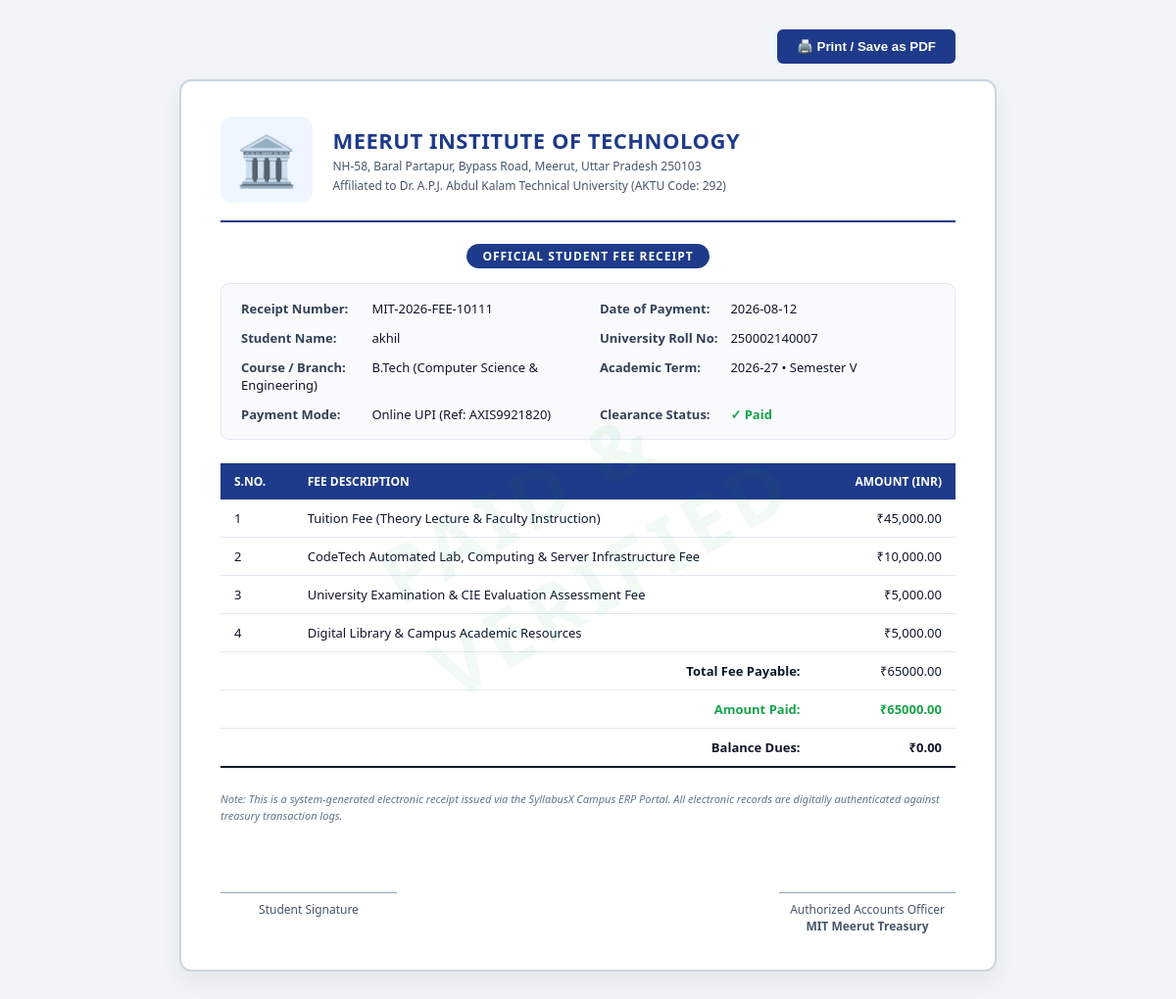
The page /student/fees/1/receipt (signed in) on the database its author committed.
### tables this page shows
CREATE TABLE student_fees (
    id INTEGER PRIMARY KEY AUTOINCREMENT,
    student_id INTEGER,
    semester TEXT NOT NULL,
    academic_year TEXT DEFAULT '2026-27',
    total_amount REAL NOT NULL,
    paid_amount REAL NOT NULL,
    due_amount REAL DEFAULT 0,
    status TEXT DEFAULT 'Paid',
    receipt_number TEXT UNIQUE,
    payment_date TEXT,
    payment_mode TEXT DEFAULT 'Online (UPI / NetBanking)',
    created_at TIMESTAMP DEFAULT CURRENT_TIMESTAMP
);

CREATE TABLE students (
            id INTEGER PRIMARY KEY AUTOINCREMENT,
            name TEXT NOT NULL,
            roll_number TEXT NOT NULL UNIQUE,
            email TEXT NOT NULL UNIQUE,
            password_hash TEXT NOT NULL,
            created_at TEXT NOT NULL,
            last_login TEXT,
            status TEXT NOT NULL DEFAULT 'active'
        , mobile_number TEXT, email_verified INTEGER DEFAULT 0, mobile_verified INTEGER DEFAULT 0, aadhar_number TEXT, uidai_status TEXT DEFAULT 'verified', aadhar_card_file TEXT, face_photo TEXT, face_embedding TEXT);

### app.py (the view)
@app.route("/student/fees/<int:fee_id>/receipt")
@student_login_required
def student_fee_receipt(fee_id):
    student_id = session["student_id"]
    connection = get_db_connection()
    fee = connection.execute("""
        SELECT student_fees.*, students.name, students.roll_number, students.email
        FROM student_fees
        JOIN students ON student_fees.student_id = students.id
        WHERE student_fees.id = ? AND student_fees.student_id = ?
    """, (fee_id, student_id)).fetchone()
    connection.close()
    if not fee:
        flash("Fee receipt record not found.", "error")
        return redirect(url_for("student_fees"))
    return render_template("fee_receipt.html", fee=fee)

### app.py (called while the page is built)
@app.after_request
def add_security_headers(response):
    response.headers['X-Content-Type-Options'] = 'nosniff'
    response.headers['X-Frame-Options'] = 'SAMEORIGIN'
    response.headers['X-XSS-Protection'] = '1; mode=block'
    response.headers['Referrer-Policy'] = 'strict-origin-when-cross-origin'
    return response

def get_db_connection():
    database_url = os.environ.get("DATABASE_URL", "")
    if database_url and _PSYCOPG2_AVAILABLE:
        pg_conn = psycopg2.connect(database_url)
        return _PGConnectionWrapper(pg_conn)
    os.makedirs(DATABASE_DIR, exist_ok=True)
    connection = sqlite3.connect(
        DATABASE_PATH,
        timeout=30,
        check_same_thread=False
    )
    connection.row_factory = sqlite3.Row
    connection.execute("PRAGMA busy_timeout = 30000")
    connection.execute("PRAGMA foreign_keys = ON")
    return connection

def student_login_required(function):
    @wraps(function)
    def decorated_function(*args, **kwargs):
        if "student_id" not in session or session.get("role") != "student":
            flash("Please login to the Student Portal first.", "error")
            return redirect(url_for("login", tab="student"))
        return function(*args, **kwargs)
    return decorated_function

### templates/fee_receipt.html (shortened to what this page needs)
<!DOCTYPE html>
<html lang="en">
<head>
</head>
<body>
    <div style="max-width: 750px; margin: 0 auto; text-align: right;">
        <button class="print-btn" onclick="window.print()">🖨️ Print / Save as PDF</button>
    </div>
    <div class="receipt-card">
        <div class="receipt-watermark">PAID &amp; VERIFIED</div>
        <div class="header">
            <div class="crest">🏛️</div>
            <div class="title">
                <h1>Meerut Institute of Technology</h1>
                <p>NH-58, Baral Partapur, Bypass Road, Meerut, Uttar Pradesh 250103</p>
                <p>Affiliated to Dr. A.P.J. Abdul Kalam Technical University (AKTU Code: 292)</p>
            </div>
        </div>
        <div style="text-align: center; margin-bottom: 18px;">
            <span style="background: #1e3a8a; color: white; padding: 4px 16px; border-radius: 20px; font-size: 12px; font-weight: 800; letter-spacing: 1px;">
                OFFICIAL STUDENT FEE RECEIPT
            </span>
        </div>
        <div class="meta-grid">
            <div class="meta-item"><strong>Receipt Number:</strong> {{ fee.receipt_number }}</div>
            <div class="meta-item"><strong>Date of Payment:</strong> {{ fee.payment_date }}</div>
            <div class="meta-item"><strong>Student Name:</strong> {{ fee.name }}</div>
            <div class="meta-item"><strong>University Roll No:</strong> {{ fee.roll_number }}</div>
            <div class="meta-item"><strong>Course / Branch:</strong> B.Tech (Computer Science &amp; Engineering)</div>
            <div class="meta-item"><strong>Academic Term:</strong> {{ fee.academic_year }} • {{ fee.semester }}</div>
            <div class="meta-item"><strong>Payment Mode:</strong> {{ fee.payment_mode }}</div>
            <div class="meta-item"><strong>Clearance Status:</strong> <span style="color: #16a34a; font-weight: 800;">✓ {{ fee.status }}</span></div>
        </div>
        <table class="fee-table">
            <thead>
                <tr>
                    <th>S.No.</th>
                    <th>Fee Description</th>
                    <th style="text-align: right;">Amount (INR)</th>
                </tr>
            </thead>
            <tbody>
                <tr>
                    <td>1</td>
                    <td>Tuition Fee (Theory Lecture &amp; Faculty Instruction)</td>
                    <td style="text-align: right;">₹45,000.00</td>
                </tr>
                <tr>
                    <td>2</td>
                    <td>CodeTech Automated Lab, Computing &amp; Server Infrastructure Fee</td>
                    <td style="text-align: right;">₹10,000.00</td>
                </tr>
                <tr>
                    <td>3</td>
                    <td>University Examination &amp; CIE Evaluation Assessment Fee</td>
                    <td style="text-align: right;">₹5,000.00</td>
                </tr>
                <tr>
                    <td>4</td>
                    <td>Digital Library &amp; Campus Academic Resources</td>
                    <td style="text-align: right;">₹5,000.00</td>
                </tr>
                <tr>
                    <td colspan="2" style="text-align: right;"><strong>Total Fee Payable:</strong></td>
                    <td style="text-align: right;">₹{{ "%.2f"|format(fee.total_amount) }}</td>
                </tr>
                <tr>
                    <td colspan="2" style="text-align: right; color: #16a34a;"><strong>Amount Paid:</strong></td>
                    <td style="text-align: right; color: #16a34a; font-weight: 800;">₹{{ "%.2f"|format(fee.paid_amount) }}</td>
                </tr>
                <tr>
                    <td colspan="2" style="text-align: right;"><strong>Balance Dues:</strong></td>
                    <td style="text-align: right;">₹{{ "%.2f"|format(fee.due_amount) }}</td>
                </tr>
            </tbody>
        </table>
        <div style="font-size: 11px; color: #64748b; line-height: 1.5; margin-bottom: 24px;">
            <em>Note: This is a system-generated electronic receipt issued via the SyllabusX Campus ERP Portal. All electronic records are digitally authenticated against treasury transaction logs.</em>
        </div>
        <div class="footer-signatures">
            <div class="signature-box">
                Student Signature
            </div>
            <div class="signature-box">
                Authorized Accounts Officer<br>
                <strong>MIT Meerut Treasury</strong>
            </div>
        </div>
    </div>
</body>
</html>

### templates/fee_receipt.html (style rules this page uses)
body { font-family: 'Segoe UI', Tahoma, Geneva, Verdana, sans-serif; background: #f1f5f9; margin: 0; padding: 30px; color: #0f172a; }
.receipt-card { max-width: 750px; margin: 0 auto; background: #ffffff; border: 2px solid #cbd5e1; border-radius: 12px; padding: 36px 40px; box-shadow: 0 10px 25px rgba(0,0,0,0.06); position: relative; }
.receipt-watermark { position: absolute; top: 50%; left: 50%; transform: translate(-50%, -50%) rotate(-30deg); font-size: 80px; font-weight: 900; color: rgba(22, 163, 74, 0.06); pointer-events: none; text-transform: uppercase; letter-spacing: 6px; }
.header { display: flex; align-items: center; border-bottom: 2.5px solid #1e3a8a; padding-bottom: 18px; margin-bottom: 22px; gap: 20px; }
.crest { font-size: 50px; background: #eff6ff; border-radius: 12px; padding: 10px 16px; }
.title h1 { margin: 0; font-size: 22px; color: #1e3a8a; text-transform: uppercase; letter-spacing: 0.5px; }
.title p { margin: 3px 0 0; font-size: 12px; color: #475569; }
.meta-grid { display: grid; grid-template-columns: 1fr 1fr; gap: 12px 24px; background: #f8fafc; border: 1.5px solid #e2e8f0; border-radius: 8px; padding: 16px 20px; margin-bottom: 24px; font-size: 13px; }
.meta-item strong { color: #334155; display: inline-block; width: 130px; }
.fee-table { width: 100%; border-collapse: collapse; margin-bottom: 24px; }
.fee-table th { background: #1e3a8a; color: #ffffff; text-align: left; padding: 10px 14px; font-size: 12px; text-transform: uppercase; }
.fee-table td { padding: 10px 14px; border-bottom: 1px solid #e2e8f0; font-size: 13px; }
.fee-table tr:last-child td { border-bottom: 2px solid #0f172a; font-weight: 700; }
.footer-signatures { display: flex; justify-content: space-between; margin-top: 50px; padding-top: 20px; }
.signature-box { text-align: center; border-top: 1.5px solid #94a3b8; padding-top: 8px; font-size: 12px; color: #475569; width: 180px; }
.print-btn { display: inline-block; background: #1e3a8a; color: #ffffff; padding: 10px 20px; border: none; border-radius: 6px; font-weight: 700; cursor: pointer; text-decoration: none; margin-bottom: 16px; }

### rows shown on the page
student_fees: receipt_number "MIT-2026-FEE-10111", payment_date "2026-08-12", academic_year "2026-27", semester "Semester V", payment_mode "Online UPI (Ref: AXIS9921820)", status "Paid", total_amount "65000.00", paid_amount "65000.00", due_amount "0.00"
students: name "akhil", roll_number "250002140007"
